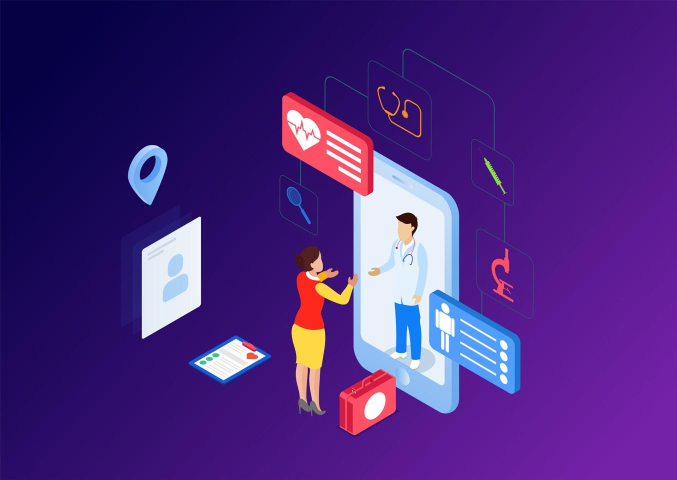
#> input picture src/assets/login1.jpg, 1354 x 960 px, found by its file name (shown at 1/2 size)
$ python change.py
#> lines starting #> are read from the running program, lines starting #| are printed output that depends on the picture
from PIL import Image
import numpy as np

# 打开原始图片
image = Image.open(r"C:\Users\86159\Desktop\vuenii\src\assets\login1.jpg")
#> image is the input picture: PIL image 1354x960 RGB; mean R, G, B 75.5, 40.8, 127.2

# 将 PIL.Image 转换为 numpy 数组
image_np = np.array(image)

# 计算需要填充的边距
top = 0
bottom = 960 - image_np.shape[0]
#> bottom = 0
left = 0
right = 1920 - image_np.shape[1]
#> right = 566

# 填充图片
new_image_np = np.pad(image_np, ((top, bottom), (left, right), (0, 0)), mode='edge')
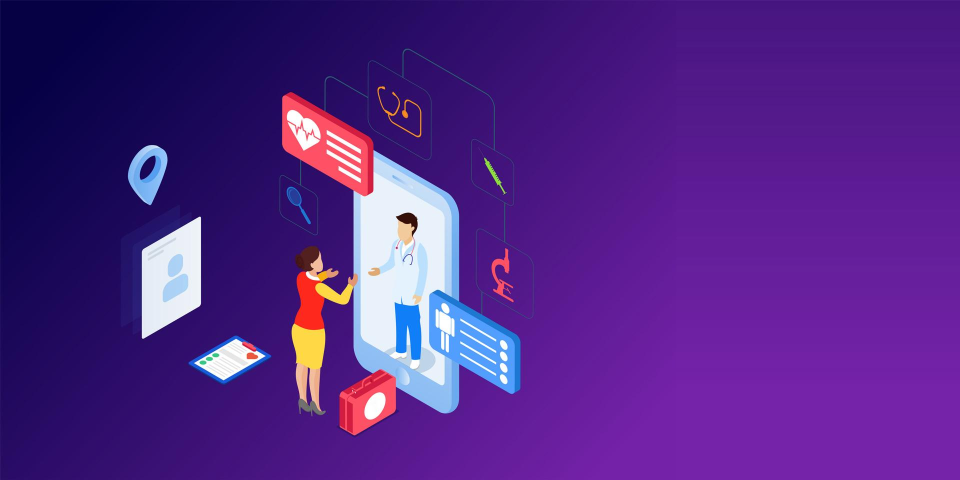
#> new_image_np: shape (960, 1920, 3) (shown at 1/2 size); mean R, G, B 82.2, 37.4, 134.6

# 将 numpy 数组转换为 PIL.Image
new_image = Image.fromarray(new_image_np)

# 保存新图片
new_image.save(r"C:\Users\86159\Desktop\vuenii\src\assets\login2.jpg")
